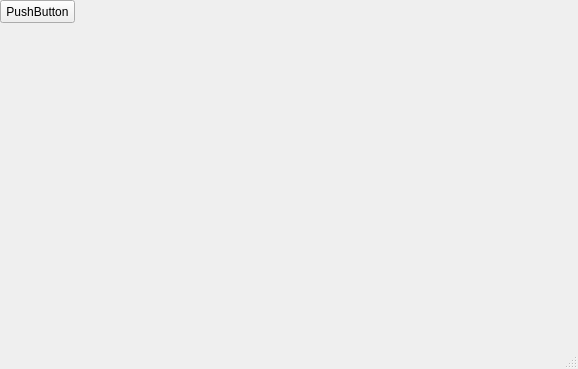
<?xml version="1.0" encoding="UTF-8"?>
<ui version="4.0">
 <class>MainWindow</class>
 <widget class="QMainWindow" name="MainWindow">
  <property name="geometry">
   <rect>
    <x>0</x>
    <y>0</y>
    <width>578</width>
    <height>369</height>
   </rect>
  </property>
  <property name="windowTitle">
   <string>Zip Manager</string>
  </property>
  <widget class="QWidget" name="centralwidget">
   <widget class="QPushButton" name="pushButton">
    <property name="geometry">
     <rect>
      <x>0</x>
      <y>0</y>
      <width>75</width>
      <height>23</height>
     </rect>
    </property>
    <property name="mouseTracking">
     <bool>false</bool>
    </property>
    <property name="text">
     <string>PushButton</string>
    </property>
   </widget>
  </widget>
  <widget class="QStatusBar" name="statusbar"/>
 </widget>
 <resources/>
 <connections/>
</ui>
